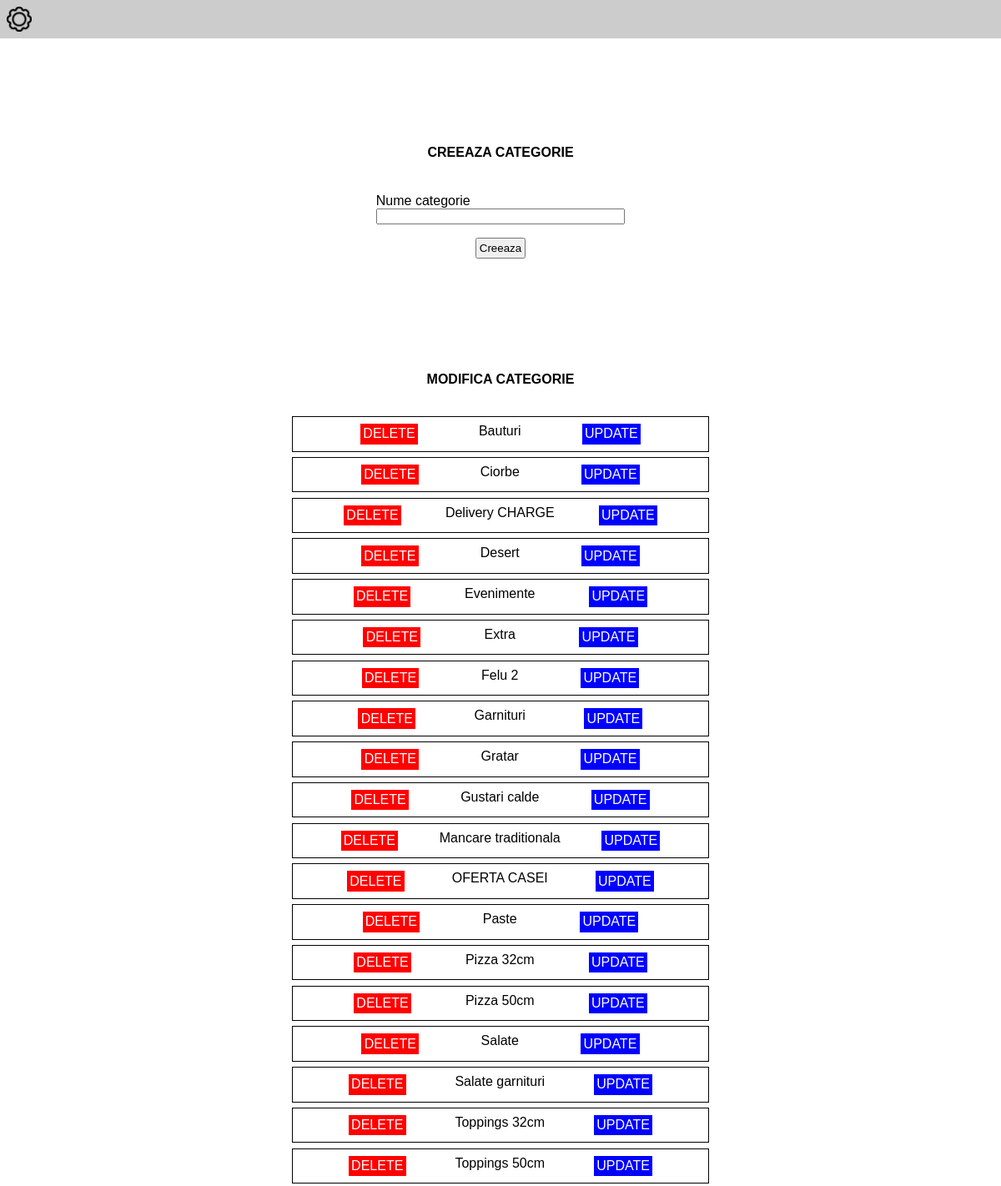
Page /pos/categories.php (signed in) on the committed database.
### tables this page shows
CREATE TABLE `categories` (
  `id` int(11) NOT NULL,
  `name` varchar(30) DEFAULT NULL,
  `belong_pos` tinyint(1) NOT NULL DEFAULT 1,
  `created_at` timestamp NOT NULL DEFAULT current_timestamp(),
  `updated_at` timestamp NOT NULL DEFAULT current_timestamp()
);

### pos/categories.php (the view, shortened to what this page needs)
<html>
<head>
<link href="css/take_order.css" type="text/css" rel="stylesheet" />
<link href="css/form.css" type="text/css" rel="stylesheet" />
<link href="css/links.css" type="text/css" rel="stylesheet" />
</head>
<body onload="ruedaAjustes()">
    <?php
    include("reciclado/links.php");
    include("../reciclado/conectar_base_datos.php");
    ?>
<div style="width:100%; height:50%; display:flex;justify-content:center; align-items:center; ">
<form action="manipulador/crear_categoria.php" method="POST">
    <div style="margin-bottom:2rem; text-align:center;"><b>CREEAZA CATEGORIE</b></div>
    <div class="fila">
        <label for="nombre_Categoria">Nume categorie</label>
        <input type="text" name="nombre_Categoria" id="nombre_Categoria">
    </div>
    <div style="text-align:center;" class="fila">
        <button type="submit" name="login">Creeaza</button>
    </div>
</form>
</div>
<div style="margin-bottom:2rem; text-align:center;"><b>MODIFICA CATEGORIE</b></div>
<div style="display:flex; flex-direction:column; align-items:center;">
<?php
        $sqlAbrirCategorias = "SELECT * FROM categories ORDER BY name";
        $resultadoCategorias= $connect -> query($sqlAbrirCategorias);
        if($resultadoCategorias -> num_rows > 0){
            while($row=$resultadoCategorias->fetch_assoc()){
                 ?>
                <div id=<?php echo $row['id']; ?> style="
                border-style:solid;
                border-color:black;
                border-width:1px;
                width:auto;
                min-width:500px;
                margin:0.2rem;
                display:flex;
                justify-content:space-evenly;
                padding:0.5rem;
                ">
                <a style="background-color:red;
                   color:white;
                   text-decoration:none;
                   padding:0.2rem;
                   " href="manipulador/borrar_categoria.php?id-categoria=<?php echo $row['id'];?>">DELETE</a>
                   <p><?php echo $row['name']; ?></p>
                   <a style="background-color:blue;
                   color:white;
                   text-decoration:none;
                   padding:0.2rem;
                   " href="reciclado/mod_categoria.php?id-categoria=<?php echo $row['id'];?>">UPDATE</a>
                </div>
                <?php
            }
        }
       ?>
</div>
</body>
</html>

### pos/reciclado/links.php (shortened to what this page needs)
<div id="abridormenu"><img id="ajustes" style="width:30px; height:30px; margin:0.5rem;" src="img/ajustes.png"></div>

### pos/css/form.css (style rules this page uses)
.fila { width:100%; padding:0.5rem; }
label { width:100%; }
input { width:100%; }
button { padding:0.2rem; }

### pos/css/links.css (style rules this page uses)
*,html { box-sizing:border-box; font-family:Arial, Helvetica, sans-serif; margin:0; padding:0; }
body { background-color:white; font-size:16px; }
#abridormenu { background-color: rgb(204, 204, 204); }

### rows in the picture
categories: name "Bauturi"
categories: $row['id'] 1 (drawn), name "Ciorbe"
categories: name "Delivery CHARGE"
categories: name "Desert"
categories: name "Evenimente"
categories: name "Extra"
categories: name "Felu 2"
categories: name "Garnituri"
categories: name "Gratar"
categories: name "Gustari calde"
categories: name "Mancare traditionala"
categories: name "OFERTA CASEI"
categories: name "Paste"
categories: $row['id'] 5 (drawn), name "Pizza 32cm"
categories: name "Pizza 50cm"
categories: name "Salate"
categories: name "Salate garnituri"
categories: name "Toppings 32cm"
categories: name "Toppings 50cm"
